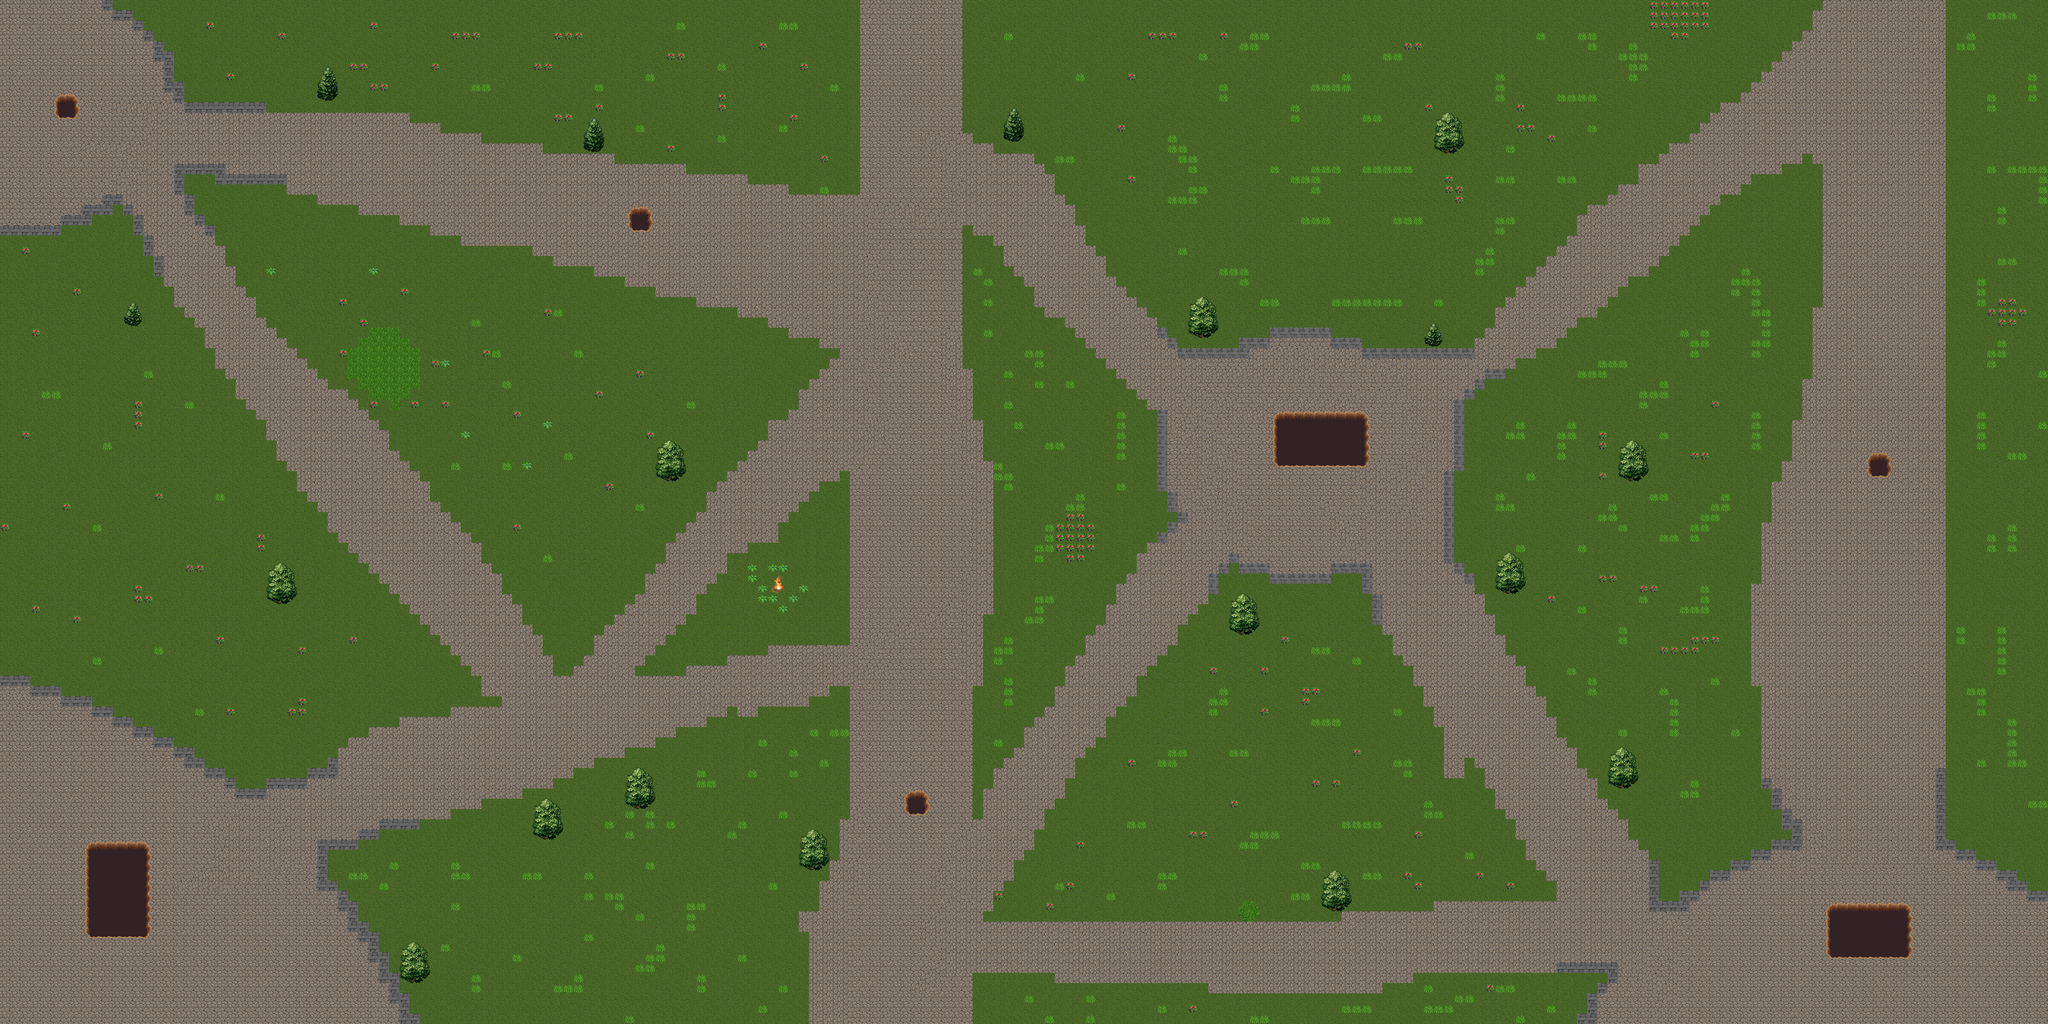

Tiled map render using the project's own tile images. Description and the map definition, with tile-layer contents summarised, below:
An orthogonal 200x100 tile map with 32x32 px tiles, 5 tile layers (ground, path, Camada de Tiles 3, Camada de Tiles 4, ...), 2 tilesets.

<map version="1.8" tiledversion="1.8.4" orientation="orthogonal" renderorder="right-down" width="200" height="100" tilewidth="32" tileheight="32" infinite="0" nextlayerid="8" nextobjectid="1">
 <tileset firstgid="1" source="base.tsx" />
 <tileset firstgid="257" source="TUTterrain.tsx" />
 <layer id="5" name="ground" width="200" height="100">
  <data>[20000 cells, 20000 non-empty, 4 distinct tile ids]</data>
 </layer>
 <layer id="6" name="path" width="200" height="100">
  <data>[20000 cells, 8494 non-empty, 4 distinct tile ids]</data>
 </layer>
 <layer id="3" name="Camada de Tiles 3" width="200" height="100">
  <data>[20000 cells, 888 non-empty, 38 distinct tile ids]</data>
 </layer>
 <layer id="4" name="Camada de Tiles 4" width="200" height="100">
  <data>[20000 cells, 277 non-empty, 2 distinct tile ids]</data>
 </layer>
 <layer id="7" name="caverna" width="200" height="100">
  <data>[20000 cells, 220 non-empty, 9 distinct tile ids]</data>
 </layer>
</map>
